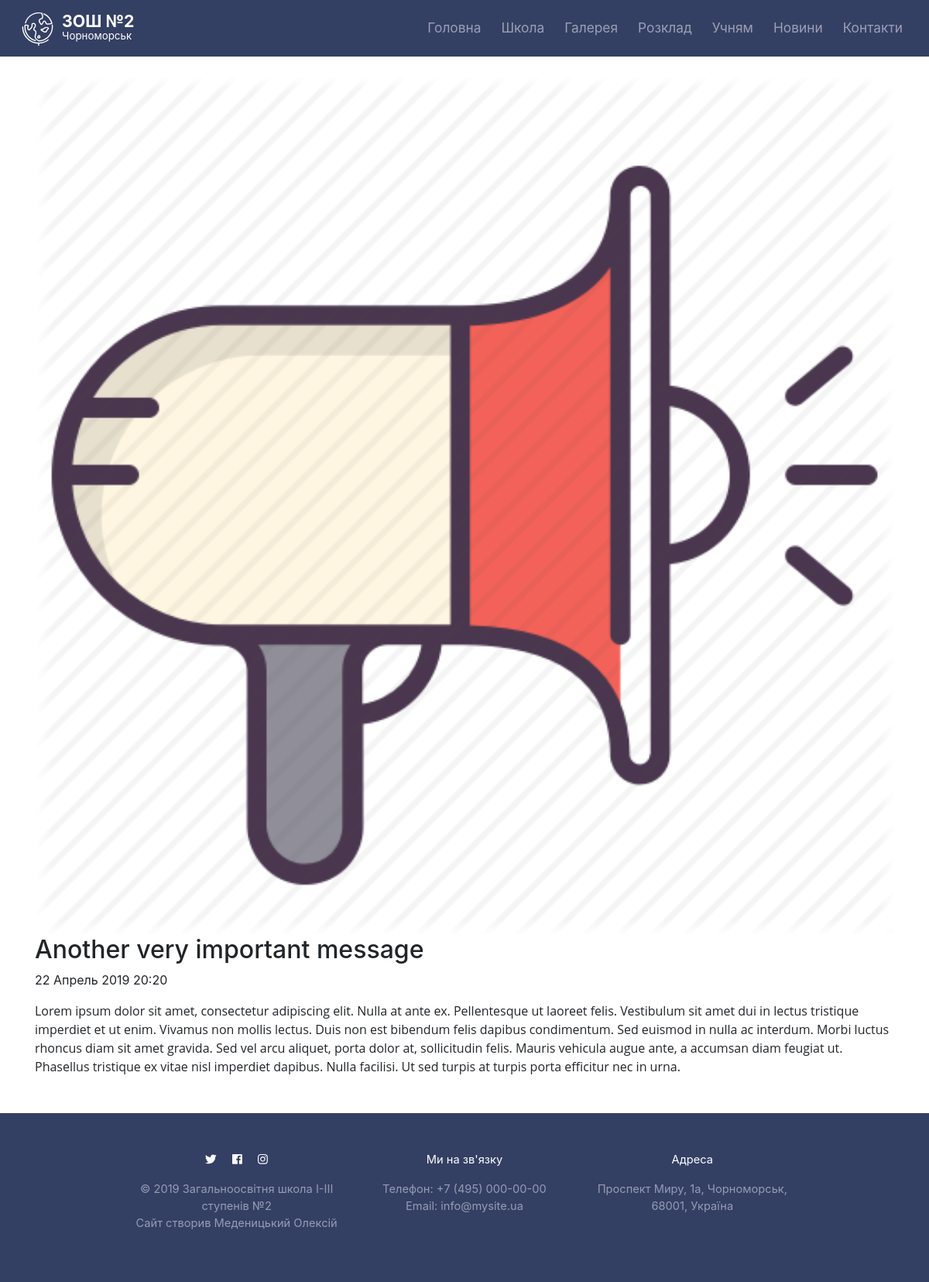
The page /event/5/ on the database as committed earlier.
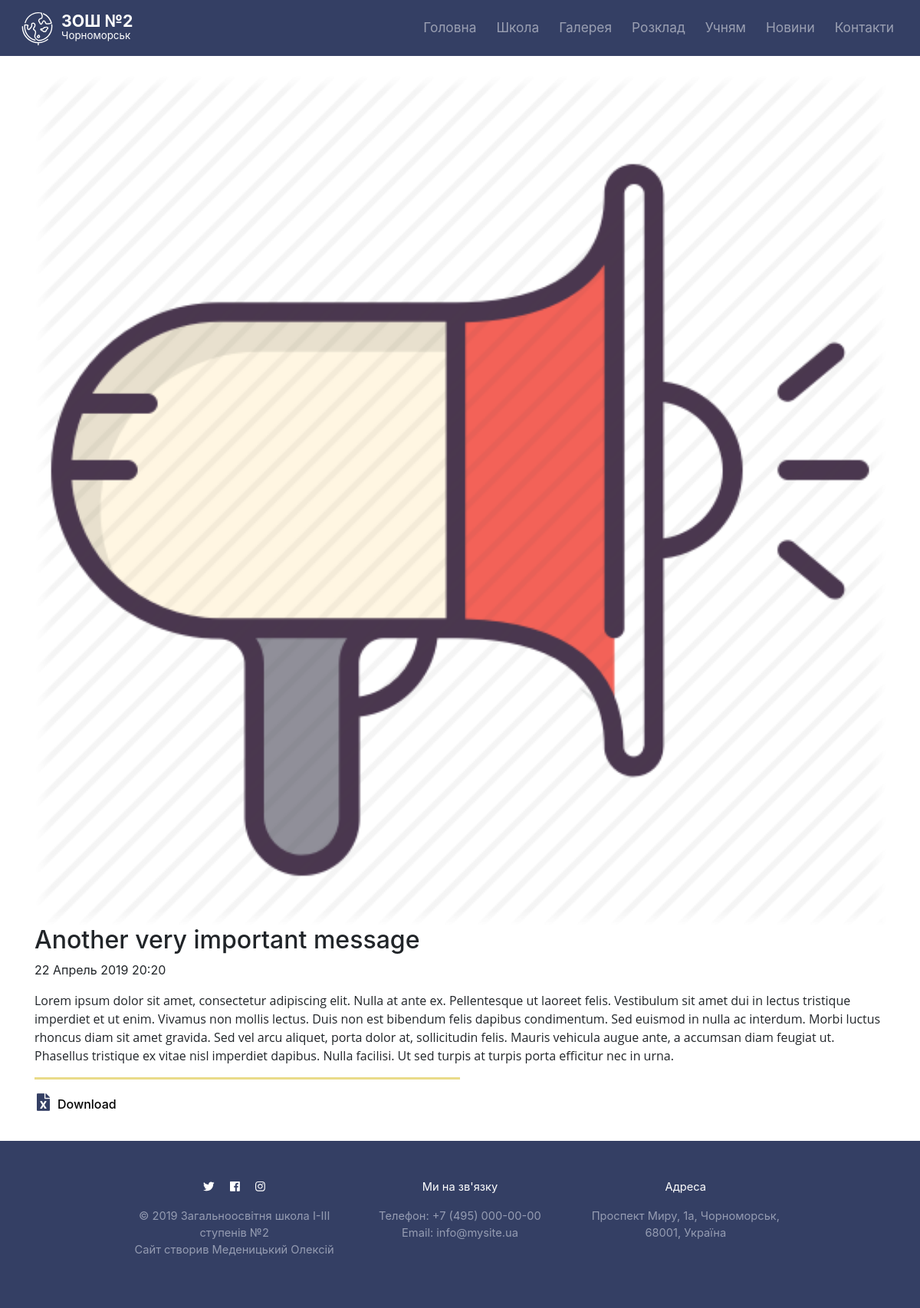
The same page on the database as committed later.
### core/models.py (models this page shows)
class AttachedFileEvent(models.Model):
	file = models.FileField(upload_to="attached_files", blank=True)
	event = models.ForeignKey(Event, related_name='event_files', on_delete=models.SET_NULL, null=True)
	name = models.CharField(max_length=300)

### core/views.py (the view)
# urls.py: path('event/<int:pk>/', event_detail.as_view(), name='event-detail'),
class event_detail(DetailView):
	model = Event
	def get_object(self):
		object = super(DetailView, self).get_object()
		self.title = object.title
		return object
	def get_context_data(self, **kwargs):
		context = super().get_context_data(**kwargs)
		context['title'] = self.title
		return context

### core/templates/core/event_detail.html
{% extends 'core/base.html' %}
{% block content %}
	<br>
		{% if object.image %}
			<img src="{{ object.image.url }}" width="100%">
		{% endif %}
		<h2>{{ object.title }}</h1>
		<p>{{ object.date_posted|date:"d F Y  G:i" }}</p>
		<p>{{ object.content|safe }}</p>
		{% if object.event_files.all %}
		<hr class="hr-yellow-download" align="left" >
		{% for link in object.event_files.all %}
			<a href="{{ link.file.url }}" class="link-icon link-icon-text">{{ link.name }}</a> <br>
		{% endfor %}
	{% endif %}
{% endblock content %}

Rows that differ between the two databases and show on the page:
added AttachedFileEvent: name "Download"
